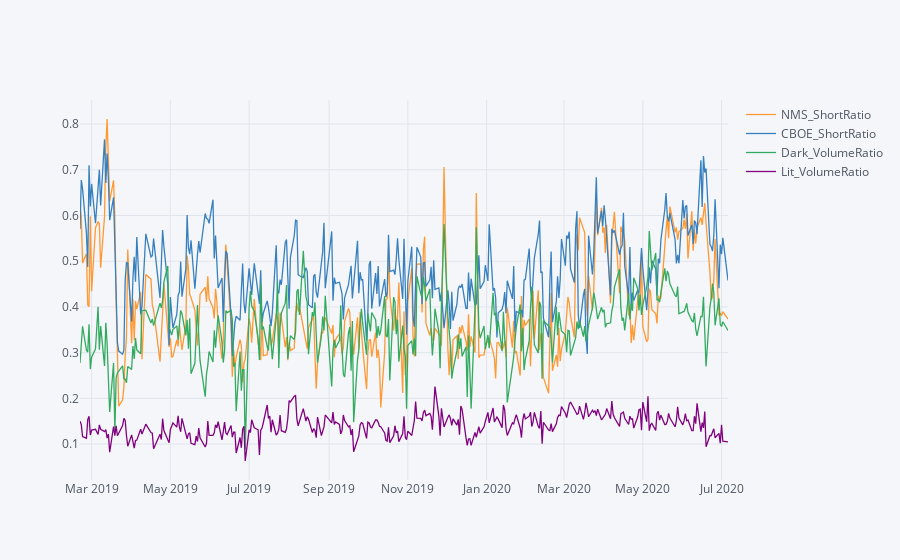

The code cell stored with this chart in its notebook:
### Code cell
ticker = 'DIS'
single_stock_view(view, short, ticker)

### Figure 1 — Plotly figure (JSON) as saved in the notebook; plotly's stock layout.template omitted (floating-point values rounded to 4 significant figures; data arrays with more than 128 entries replaced by an {"elided": "..."} marker saying what was removed)
{"data": [{"line": {"color": "rgba(255, 153, 51, 1.0)", "dash": "solid", "shape": "linear", "width": 1.3}, "mode": "lines", "name": "NMS_ShortRatio", "text": "", "type": "scatter", "x": {"elided": "340 str values"}, "y": {"elided": "340 float values"}}, {"line": {"color": "rgba(55, 128, 191, 1.0)", "dash": "solid", "shape": "linear", "width": 1.3}, "mode": "lines", "name": "CBOE_ShortRatio", "text": "", "type": "scatter", "x": {"elided": "340 str values"}, "y": {"elided": "340 float values"}}, {"line": {"color": "rgba(50, 171, 96, 1.0)", "dash": "solid", "shape": "linear", "width": 1.3}, "mode": "lines", "name": "Dark_VolumeRatio", "text": "", "type": "scatter", "x": {"elided": "340 str values"}, "y": {"elided": "340 float values"}}, {"line": {"color": "rgba(128, 0, 128, 1.0)", "dash": "solid", "shape": "linear", "width": 1.3}, "mode": "lines", "name": "Lit_VolumeRatio", "text": "", "type": "scatter", "x": {"elided": "340 str values"}, "y": {"elided": "340 float values"}}], "layout": {"legend": {"bgcolor": "#F5F6F9", "font": {"color": "#4D5663"}}, "paper_bgcolor": "#F5F6F9", "plot_bgcolor": "#F5F6F9", "title": {"font": {"color": "#4D5663"}}, "xaxis": {"gridcolor": "#E1E5ED", "showgrid": true, "tickfont": {"color": "#4D5663"}, "title": {"font": {"color": "#4D5663"}, "text": ""}, "zerolinecolor": "#E1E5ED"}, "yaxis": {"gridcolor": "#E1E5ED", "showgrid": true, "tickfont": {"color": "#4D5663"}, "title": {"font": {"color": "#4D5663"}, "text": ""}, "zerolinecolor": "#E1E5ED"}}}
